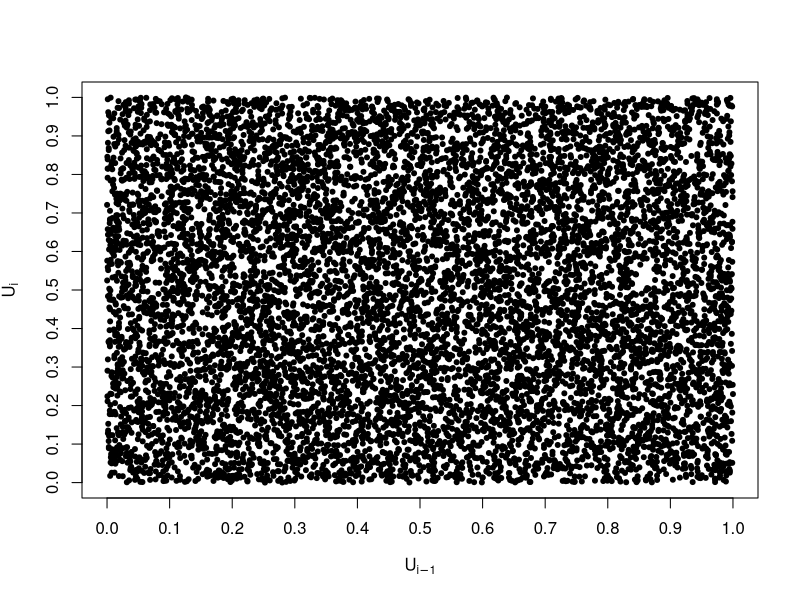

The R source for this figure:
# clear variables and close windows
rm(list = ls(all = TRUE))
graphics.off()

# parameter settings
nn   = 18
a    = 1366
b    = 150889
M    = 714025
seed = 1234567
n    = 10000
yy   = c(seed)
i    = 2

# Main computation
while (i <= nn) {
    yy = cbind(yy, ((a * yy[i - 1] + b)%%M))
    i  = i + 1
}
y = yy/M
i = 19

while (i <= n + 18) {
    zeta = y[i - 17] - y[i - 5]
    if (zeta < 0) {
        zeta = zeta + 1
    }
    y[i] = zeta
    i = i + 1
}
y   = y[19:n + 18]
n1  = n - 2
n2  = n - 1
dat = c(y[1:n1], y[2:n2])

# Plot
plot(y[1:n1], y[2:n2], type = "p", pch = 20, xlab = expression(U[i - 1]), ylab = expression(U[i]), 
    xaxp = c(0, 1, 10), yaxp = c(0, 1, 10), xlim = c(0, 1), ylim = c(0, 1))
